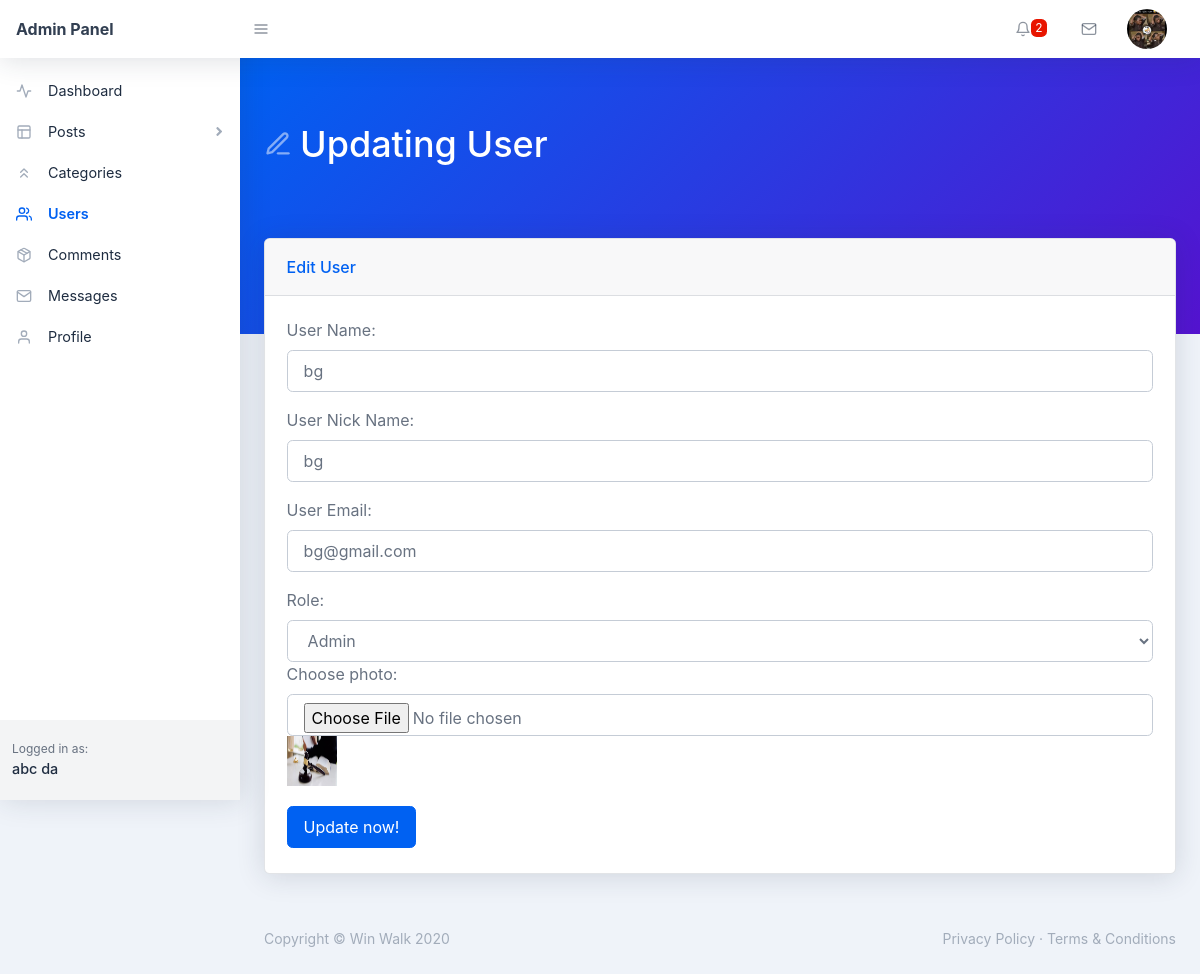
Screenshot of /backend/user-update.php?user_id=7 (signed in) with the database file from the repository.
### tables this page shows
CREATE TABLE `users` (
  `user_id` int(11) NOT NULL,
  `user_name` varchar(255) NOT NULL,
  `user_nickname` varchar(255) NOT NULL,
  `user_email` varchar(255) NOT NULL,
  `user_password` varchar(255) NOT NULL,
  `user_photo` text NOT NULL,
  `registered_on` varchar(255) NOT NULL,
  `user_role` varchar(255) NOT NULL DEFAULT 'Subscriber'
);

### backend/user-update.php (the view, shortened to what this page needs)
<?php require_once('./includes/header.php'); ?>
    <body class="nav-fixed">
        <?php require_once('./includes/top-navbar.php'); ?>
        <div id="layoutSidenav">
            <div id="layoutSidenav_nav">
                <?php
                    $curr_page = basename(__FILE__);
                    require_once("./includes/left-sidebar.php");
                ?>
            </div>
            <div id="layoutSidenav_content">
                <main>
                    <div class="page-header pb-10 page-header-dark bg-gradient-primary-to-secondary">
                        <div class="container-fluid">
                            <div class="page-header-content">
                                <h1 class="page-header-title">
                                    <div class="page-header-icon"><i data-feather="edit-3"></i></div>
                                    <span>Updating User</span>
                                </h1>
                            </div>
                        </div>
                    </div>
                    <?php
                        if(isset($_GET['user_id'])) {
                            $user_id = $_GET['user_id'];
                            $sql = "SELECT * FROM users WHERE user_id = :id";
                            $stmt = $pdo->prepare($sql);
                            $stmt->execute([':id'=>$user_id]);
                            $user = $stmt->fetch(PDO::FETCH_ASSOC);
                            $user_name = $user['user_name'];
                            $user_nickname = $user['user_nickname'];
                            $user_email = $user['user_email'];
                            $user_photo = $user['user_photo'];
                            $user_role = $user['user_role'];
                        }
                    ?>
                    <div class="container-fluid mt-n10">
                        <div class="card mb-4">
                            <div class="card-header">Edit User</div>
                            <div class="card-body">
                                <form action="user-update.php?user_id=<?php echo $_GET['user_id']; ?>" method="POST" enctype="multipart/form-data">
                                    <div class="form-group">
                                        <label for="user-name">User Name:</label>
                                        <input value="<?php echo $user_name; ?>" name="user-name" class="form-control" id="user-name" type="text" placeholder="User Name..." />
                                    </div>
                                    <div class="form-group">
                                        <label for="user-nickname">User Nick Name:</label>
                                        <input value="<?php echo $user_nickname; ?>" name="user-nickname" class="form-control" id="user-nickname" type="text" placeholder="Enter nickname..." />
                                    </div>
                                    <div class="form-group">
                                        <label for="user-email">User Email:</label>
                                        <input value="<?php echo $user_email; ?>" name="user-email" class="form-control" id="user-email" type="email" placeholder="User Email..." />
                                    </div>
                                    <div class="form-group">
                                        <label for="user-role">Role:</label>
                                        <select name="user-role" class="form-control" id="user-role">
                                            <option value="admin" <?php echo $user_role=="admin"?"selected":""; ?>>Admin</option>
                                        </select>
                                        <div class="form-group">
                                        <label for="post-title">Choose photo:</label>
                                        <input name="user-photo" class="form-control" id="post-title" type="file" />
                                        <img src="./assets/img/<?php echo $user_photo; ?>" height="50" width="50" />
                                    </div>
                                    </div>
                                    <button name="update" class="btn btn-primary mr-2 my-1" type="submit">Update now!</button>
                                </form>
                            </div>
                        </div>
                    </div>
                </main>
 <?php require_once('./includes/footer.php'); ?>

### backend/includes/top-navbar.php (shortened to what this page needs)
<nav class="topnav navbar navbar-expand shadow navbar-light bg-white" id="sidenavAccordion">
    <a class="navbar-brand d-none d-sm-block" href="index.php">Admin Panel</a><button class="btn btn-icon btn-transparent-dark order-1 order-lg-0 mr-lg-2" id="sidebarToggle" href="#"><i data-feather="menu"></i></button>
    <ul class="navbar-nav align-items-center ml-auto">
        <?php
            $sql = "SELECT * FROM comments WHERE comment_state = :state";
            $stmt = $pdo->prepare($sql);
            $stmt->execute([
                ':state' => 0
            ]);
            $count_comment = $stmt->rowCount();
        ?>
        <li class="nav-item dropdown no-caret mr-3 dropdown-notifications">
            <a class="btn btn-icon btn-transparent-dark dropdown-toggle" id="navbarDropdownAlerts" href="comments.php" role="button" data-toggle="dropdown" aria-haspopup="true" aria-expanded="false">
                <i data-feather="bell"></i>
                <?php
                    if($count_comment != 0) { ?>
                        <span class="badge badge-red"><?php echo $count_comment; ?></span>
                   <?php }
                ?>
            </a>
        </li>
        <li class="nav-item dropdown no-caret mr-3 dropdown-notifications">
            <a class="btn btn-icon btn-transparent-dark dropdown-toggle" id="navbarDropdownMessages" href="#" role="button" data-toggle="dropdown" aria-haspopup="true" aria-expanded="false">
                <i data-feather="mail"></i>
            </a>
        </li>
        <?php
            if(isset($_COOKIE['_uid_'])) {
                $user_id = base64_decode($_COOKIE['_uid_']);
            } else if(isset($_SESSION['user_id'])) {
                $user_id = $_SESSION['user_id'];
            } else {
                $user_id = -1;
            }
            $sql = "SELECT * FROM users WHERE user_id = :id";
            $stmt = $pdo->prepare($sql);
            $stmt->execute([
                ':id' => $user_id
            ]);
            $user = $stmt->fetch(PDO::FETCH_ASSOC);
            $user_photo = $user['user_photo'];
        ?>
        <li class="nav-item dropdown no-caret mr-3 dropdown-user">
            <a class="btn btn-icon btn-transparent-dark dropdown-toggle" id="navbarDropdownUserImage" href="javascript:void(0);" role="button" data-toggle="dropdown" aria-haspopup="true" aria-expanded="false"><img class="img-fluid" src="./assets/img/<?php echo $user_photo; ?>"/></a>
        </li>
    </ul>
</nav>

### backend/includes/left-sidebar.php (shortened to what this page needs)
 <nav class="sidenav shadow-right sidenav-light">
        <div class="sidenav-menu">
            <div class="nav accordion" id="accordionSidenav">
                <?php
                    if ($curr_page == 'index.php') { ?>
                        <a class="nav-link collapsed pt-4 active" href="index.php">
                            <div class="nav-link-icon"><i data-feather="activity"></i></div>
                            Dashboard
                        </a>
                    <?php } else { ?>
                          <a class="nav-link collapsed pt-4 " href="index.php">
                            <div class="nav-link-icon"><i data-feather="activity"></i></div>
                            Dashboard
                        </a>
                    <?php }
                ?>
                <?php
                    if($curr_page == 'all-post.php' || $curr_page == 'new-page.php' || $curr_page == 'add-new.php' || $curr_page== 'edit-post.php') { ?>
                        <a class="nav-link" href="javascript:void(0);" data-toggle="collapse" data-target="#collapseLayouts" aria-expanded="true" aria-controls="collapseLayouts"><div class="nav-link-icon "><i data-feather="layout"></i></div>
                        Posts
                        <div class="sidenav-collapse-arrow"><i class="fas fa-angle-down"></i></div>
                        </a>
                        <div class="collapse show" id="collapseLayouts" data-parent="#accordionSidenav">
                            <nav class="sidenav-menu-nested nav accordion" id="accordionSidenavLayout">
                                <a class="nav-link" href="all-post.php">All Posts</a>
                                <a class="nav-link" href="add-new.php">Add New Post</a>
                            </nav>
                        </div>
                    <?php } else {?>
                        <a class="nav-link collapsed" href="javascript:void(0);" data-toggle="collapse" data-target="#collapseLayouts" aria-expanded="false" aria-controls="collapseLayouts"><div class="nav-link-icon"><i data-feather="layout"></i></div>
                        Posts
                        <div class="sidenav-collapse-arrow"><i class="fas fa-angle-down"></i></div>
                        </a>
                        <?php }
                ?>
                    <?php
                        if ($curr_page == 'new-category.php' || $curr_page == 'categories.php' || $curr_page == 'edit-category.php') { ?>
                            <a class="nav-link active" href="categories.php" ><div class="nav-link-icon"><i data-feather="chevrons-up"></i></div>
                        Categories
                    </a>
                      <?php  } else { ?>
                        <a class="nav-link " href="categories.php" ><div class="nav-link-icon"><i data-feather="chevrons-up"></i></div>
                        Categories
                    </a>
                      <?php }
                    ?>
                    <?php
                        if($curr_page == 'user-update.php' || $curr_page == 'new-user.php' || $curr_page == 'users.php') { ?>
                              <a class="nav-link active" href="users.php" ><div class="nav-link-icon"><i data-feather="users"></i></div>
                                Users
                                </a>
                        <?php } else { ?>
                              <a class="nav-link" href="users.php" ><div class="nav-link-icon"><i data-feather="users"></i></div>
                                    Users
                                </a>
                            <?php }
                    ?>
                    <a class="nav-link" href="comments.php" ><div class="nav-link-icon"><i data-feather="package"></i></div>
                        Comments
                    </a>
                    <?php
                        if($curr_page == 'messages.php' || $curr_page == 'reply.php' || $curr_page == 'users.php') { ?>
                             <a class="nav-link active" href="messages.php" ><div class="nav-link-icon"><i data-feather="mail"></i></div>
                        Messages
                    </a>
                        <?php } else { ?>
                             <a class="nav-link" href="messages.php" ><div class="nav-link-icon"><i data-feather="mail"></i></div>
                        Messages
                    </a>
                            <?php }
                    ?>
                    <a class="nav-link" href="profile.php" ><div class="nav-link-icon"><i data-feather="user"></i></div>
                        Profile
                    </a>
            </div>
        </div>
        <div class="sidenav-footer">
            <div class="sidenav-footer-content">
                <div class="sidenav-footer-subtitle">Logged in as:</div>
                 <?php
                    if(isset($_COOKIE['_uid_'])) {
                        $user_id = base64_decode($_COOKIE['_uid_']);
                    } else if(isset($_SESSION['user_id'])) {
                        $user_id = $_SESSION['user_id'];
                    } else {
                        $user_id = -1;
                    }
                    $sql = "SELECT * FROM users WHERE user_id = :id";
                    $stmt = $pdo->prepare($sql);
                    $stmt->execute([
                        ':id' => $user_id
                    ]);
                    $user = $stmt->fetch(PDO::FETCH_ASSOC);
                    $user_name = $user['user_name'];
                ?>
                <div class="sidenav-footer-title"><?php echo $user_name; ?></div>
            </div>
        </div>
</nav>

### rows the page displays
users: user_photo (picture), user_name "abc da"
users: user-name "bg", user-nickname "bg", user-email "bg@gmail.com", user-role "Admin", user_photo (picture)

### other values shown
$count_comment "2"
